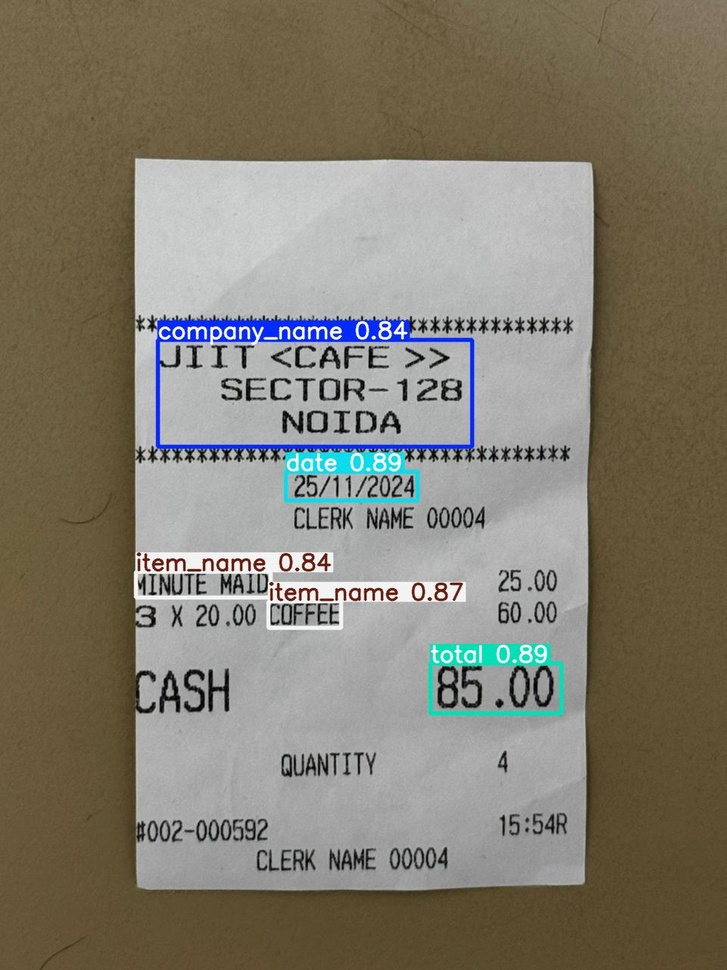
#> input picture runs/detect/exp44/jayesh3.jpg, 727 x 970 px, shrunk from 960 x 1280 before the run, given in place of jayesh3.jpeg, which was not available
$ python final2.py
#> lines starting #> are read from the running program, lines starting #| are printed output that depends on the picture; after the words box and inside, x2 and y2 are one past the last pixel; in counts of white or black regions, pixels touching at a corner belong together; pictures that were not available may be replaced by others from this repository, and a replacement may not be noted
import cv2
import numpy as np

# Load the image
img = cv2.imread('jayesh3.jpeg')
#> img is the input picture: shape (970, 727, 3); mean B, G, R 110.6, 124.5, 130.3

# Convert to grayscale
gray = cv2.cvtColor(img, cv2.COLOR_BGR2GRAY)
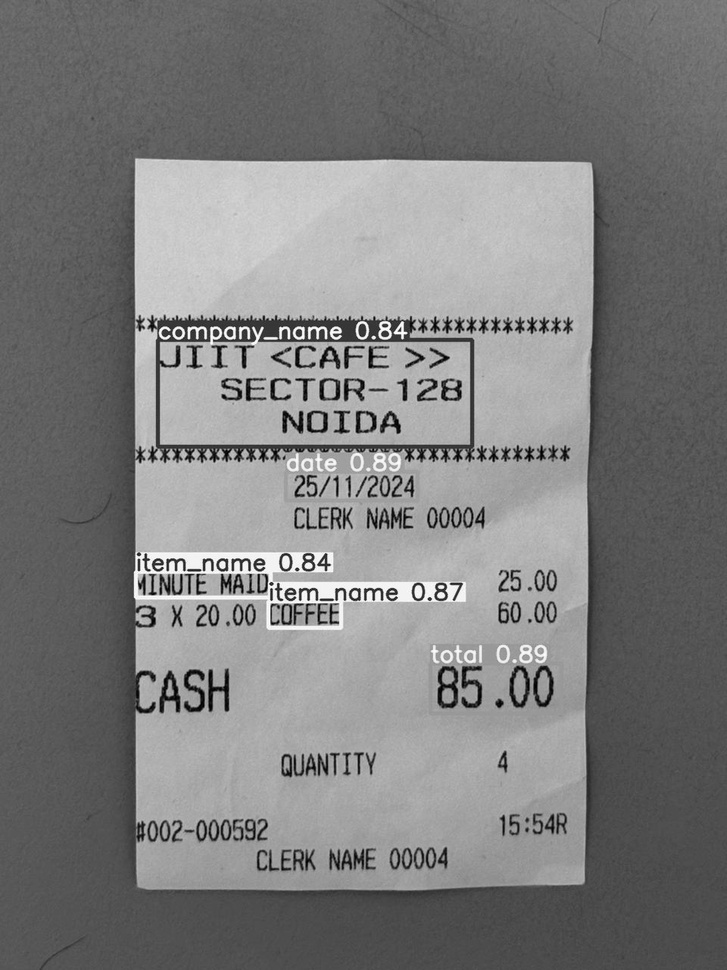
#> gray: shape (970, 727); min 0, max 255, mean 124.6

# Light denoising
denoised = cv2.GaussianBlur(gray, (5, 5), 0)

# Normalize lighting
kernel = cv2.getStructuringElement(cv2.MORPH_RECT, (15, 15))
background = cv2.morphologyEx(denoised, cv2.MORPH_CLOSE, kernel)
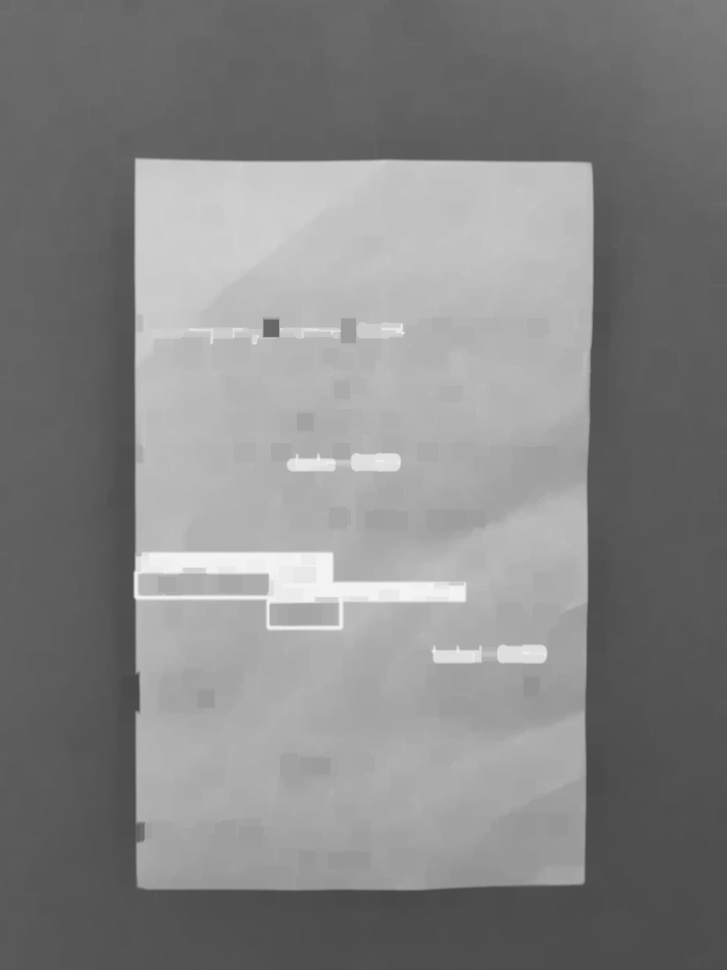
#> background: shape (970, 727); min 73, max 244, mean 132.9
normalized = cv2.divide(denoised, background, scale=255)
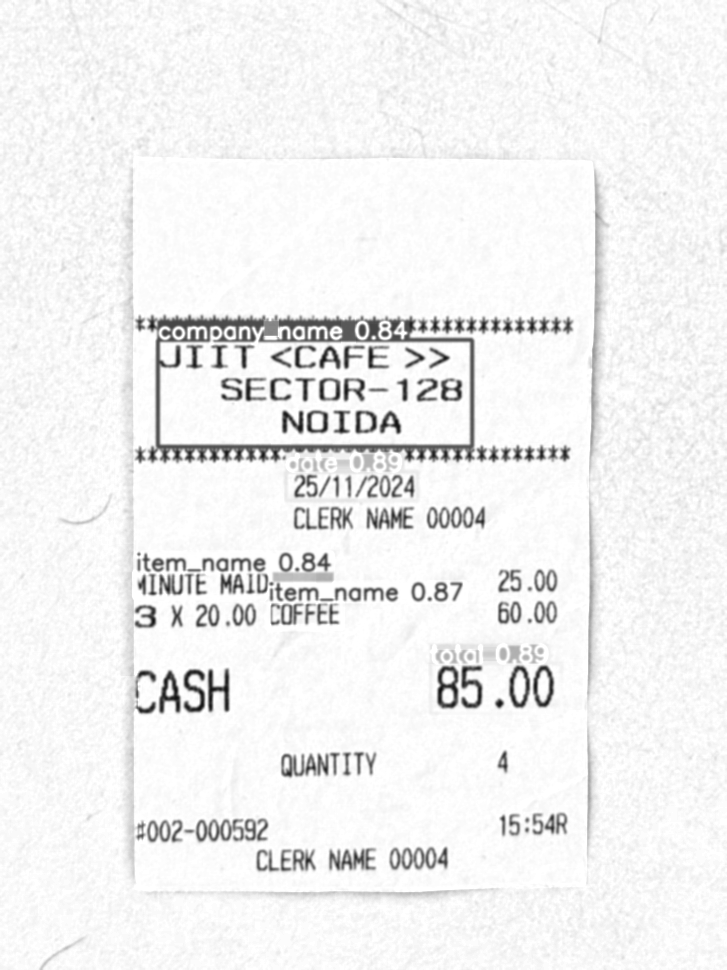
#> normalized: shape (970, 727); min 16, max 255, mean 240.9

ret, binary = cv2.threshold(normalized, 0, 255, cv2.THRESH_BINARY + cv2.THRESH_OTSU)
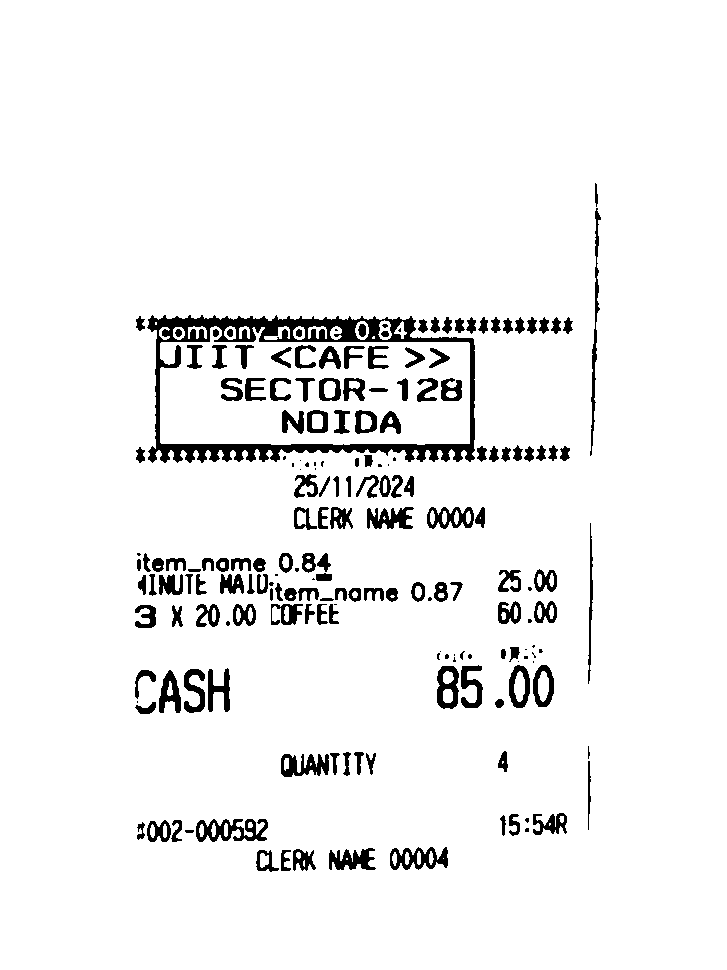
#> binary: shape (970, 727); 94.5% white; 193 black regions (41 under 20 px), largest, box (x1, y1, x2, y2) and area: (147, 315, 475, 463) 9308, (196, 819, 268, 842) 916, (390, 847, 448, 870) 734
#> ret = 185
erode_kernel = np.ones((2, 2), np.uint8)
eroded = cv2.erode(binary, erode_kernel, iterations=1)
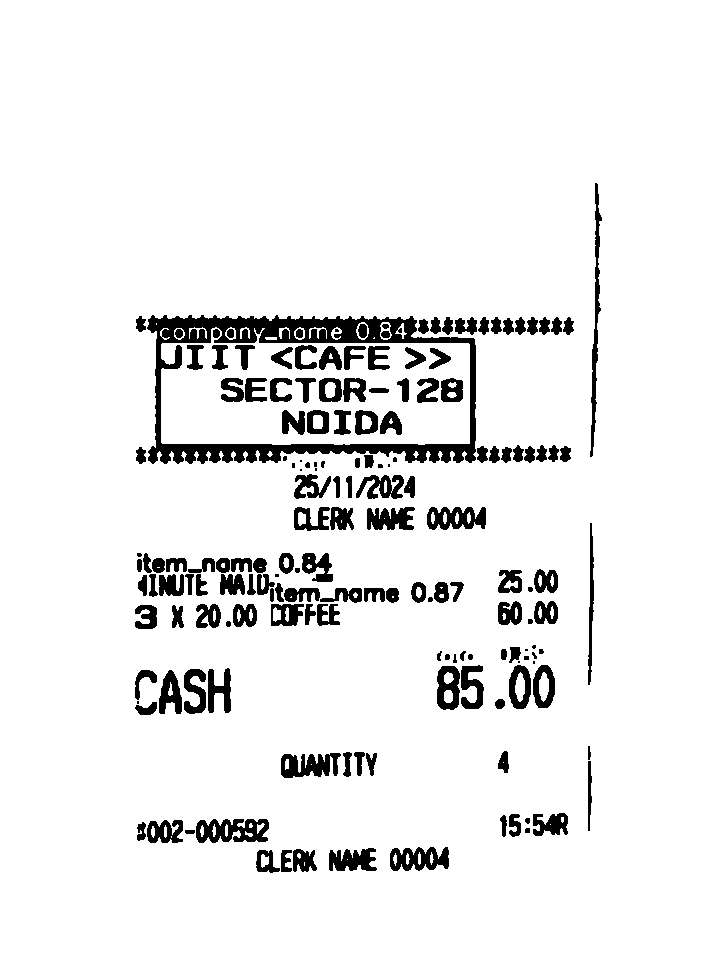
#> eroded: shape (970, 727); 92.9% white; 171 black regions (17 under 20 px), largest, box (x1, y1, x2, y2) and area: (147, 315, 476, 464) 11188, (196, 819, 269, 843) 1202, (590, 183, 602, 457) 1060

# Optional: Dilation after opening to enhance text thickness
dilation_kernel = np.ones((1, 1), np.uint8)
dilated = cv2.dilate(eroded, dilation_kernel, iterations=1)

# Display results
cv2.imshow('Original', img)
cv2.imshow('Normalized', normalized)
cv2.imshow('Eroded', eroded)
cv2.imshow('Dilated', dilated)
cv2.imshow('Binary', binary)

cv2.waitKey(0)
cv2.destroyAllWindows()
